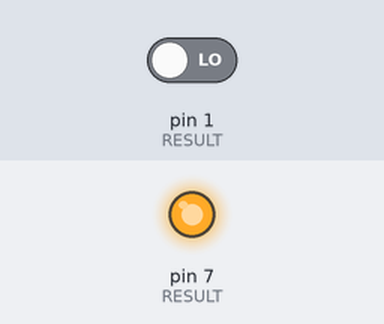
Simulated run of this program. Board: Raspberry Pi (wiringPi pin numbers). On the bench: output pins drawn as LEDs (lit = HIGH). Inputs (shaded band) come from the test bench; at power-on: pin 1 (RESULT) LOW. Pin numbers are wiringPi numbers; what the program prints to the terminal is not drawn.

Above: at 0.1 s.
Timing chart, 0 to 1.6 s (numbered marks = the images above):
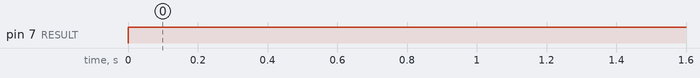

Measured:
- by itself, pin 7 (RESULT): LOW → HIGH at 0.00 s

The program:

gpio_waitlow7_pulldown1_waithigh1.py
```python
#!/usr/bin/python
import wiringpi
import time
INPUT=0
OUTPUT=1
HIGH=1
LOW=0

SETUP=wiringpi.wiringPiSetup()
print SETUP
wiringpi.pinMode(7,INPUT)
wiringpi.pinMode(1,OUTPUT)
wiringpi.digitalWrite(1,LOW)

RESULT=wiringpi.digitalRead(7)
while RESULT==1:
	RESULT=wiringpi.digitalRead(7)
	time.sleep(1)
print RESULT

wiringpi.pinMode(1,INPUT)
wiringpi.pinMode(7,OUTPUT)
wiringpi.digitalWrite(7,HIGH)

RESULT=wiringpi.digitalRead(1)
while RESULT==0:
        RESULT=wiringpi.digitalRead(1)
        time.sleep(1)
print RESULT
```
